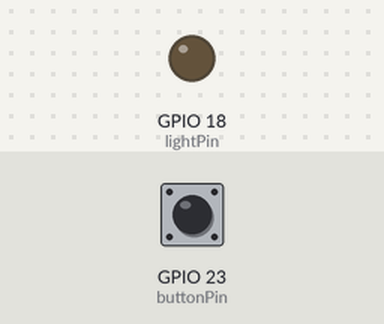
This program was run on a simulated Raspberry Pi (BCM pin numbers). Parts: output pins drawn as LEDs (lit = HIGH). The test bench sets the inputs (shaded band); at power-on: GPIO 23 (buttonPin) HIGH.

Above: at 1.2 s.
1.3 s: GPIO 23 (buttonPin) pulled LOW for 0.15 s
At 1.4 s:
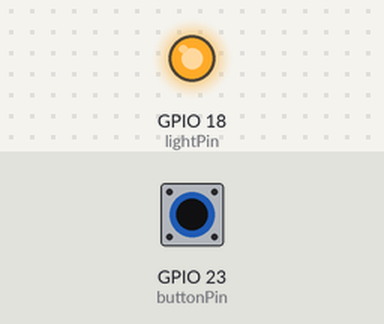
3.0 s: GPIO 23 (buttonPin) pulled LOW for 3.2 s
At 7.0 s:
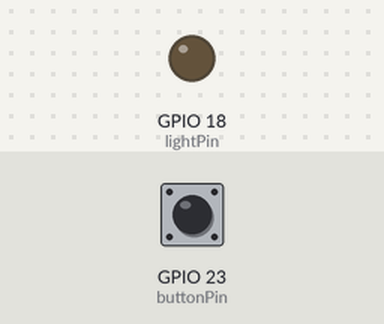
Timing chart, 0 to 8.5 s (numbered marks = the images above; inputs shaded):
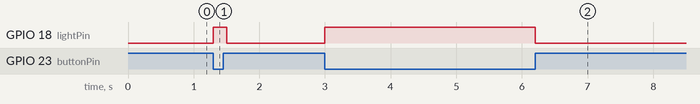

The program:

2.TurnLEDOnbyButton.py
```python
import RPi.GPIO as GPIO
from time import sleep

GPIO.setmode(GPIO.BCM)
GPIO.setwarnings(False)

sleepTime = .1

#GPIO Pin of the component
lightPin = 18
buttonPin = 23

GPIO.setup(lightPin, GPIO.OUT)
GPIO.setup(buttonPin, GPIO.IN, pull_up_down=GPIO.PUD_UP)
#print ('On')

try:
    while True:
        GPIO.output(lightPin, not GPIO.input(buttonPin))
        #print ('Off')
        sleep(.1)
finally:
    GPIO.output(lightPin, False)
    GPIO.cleanup()
```

Measured:
- after the input at 1.3 s, GPIO 18 (lightPin): LOW → HIGH at once, → LOW 0.20 s later
- after the input at 3.0 s, GPIO 18 (lightPin): LOW → HIGH at once, → LOW 3.2 s later
